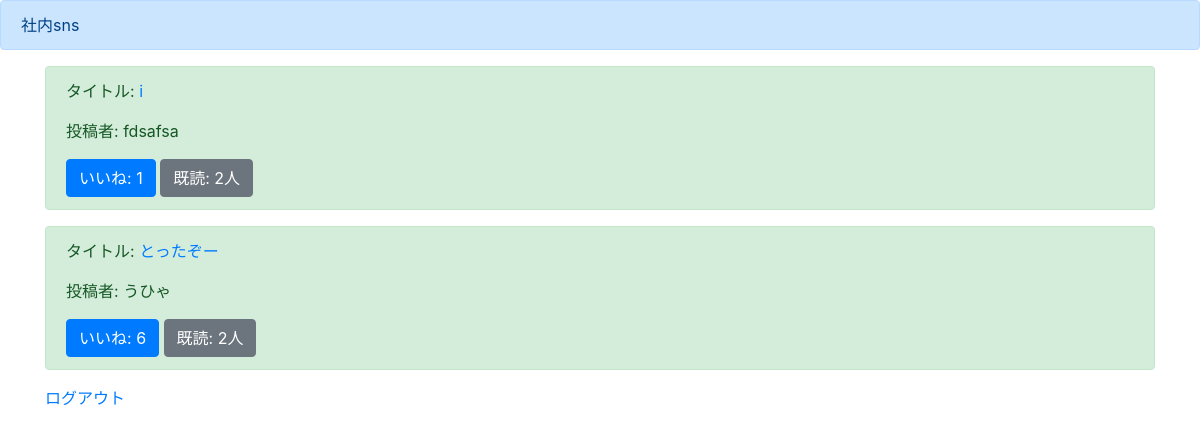
Before: /list (signed in) with the older database file.
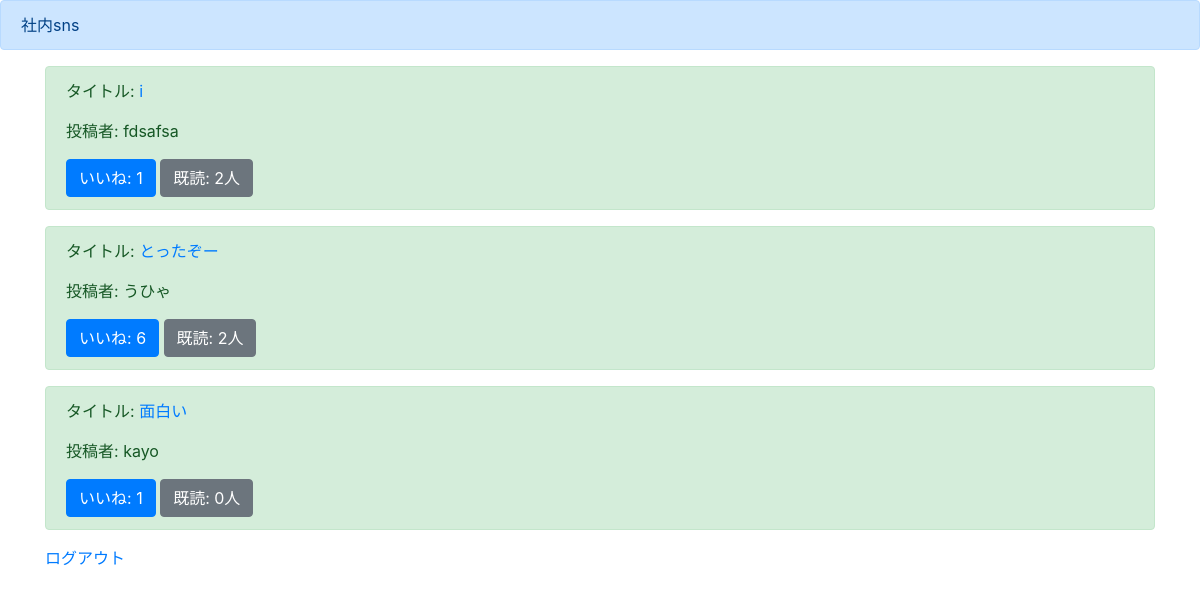
After: the same page with the newer database file.
### boardapp/models.py (models this page shows)
class BoardModel(models.Model):
    title = models.CharField(max_length = 100)
    content = models.TextField()
    author = models.CharField(max_length=100)
    images = models.ImageField(upload_to="")
    good = models.IntegerField(null=True,blank=True,default=0)
    read = models.IntegerField(null=True,blank=True,default=0)
    readtext = models.CharField(max_length=100,null=True,blank=True,default='a')

### boardapp/views.py (the view)
# urls.py: path('list', listfunc, name='list'),
@login_required
def listfunc(request):
    object_list = BoardModel.objects.all()
    return render(request, 'list.html',{'object_list': object_list})

### templates/list.html (shortened to what this page needs)
{% extends 'base.html' %}
{% block header %}
<div class="alert alert-primary" role="alert">
   社内sns
</div>
{% endblock header %}
{% block content %}
<div class="container">
    {% for item in object_list %}
    <div class="alert alert-success" role="alert">
        <p>タイトル: <a href="{% url 'detail' item.pk %}">{{item.title}}</a></p>
        <p>投稿者: {{item.author}}</p>
        <a href="{% url 'good' item.pk %}" type="button" class="btn btn-primary">いいね: {{item.good}}</a>
        <a href="{% url 'read' item.pk %}" type="button" class="btn btn-secondary">既読: {{item.read}}人</a>
    </div>
    {% endfor %}
    <a href="{% url 'logout' %}">ログアウト</a>
</div>
{% endblock content %}

### templates/base.html (shortened to what this page needs)
<!doctype html>
<html lang="en">
  <head>
    <link rel="stylesheet" href="https://stackpath.bootstrapcdn.com/bootstrap/4.5.0/css/bootstrap.min.css">
  </head>
  <body>
    {% block header %}
    {% endblock header %}
    {% block content %}
    {% endblock content %}
  </body>
</html>

Changed rows visible on the page:
added BoardModel: title "面白い", author "kayo", good "1", read "0"
